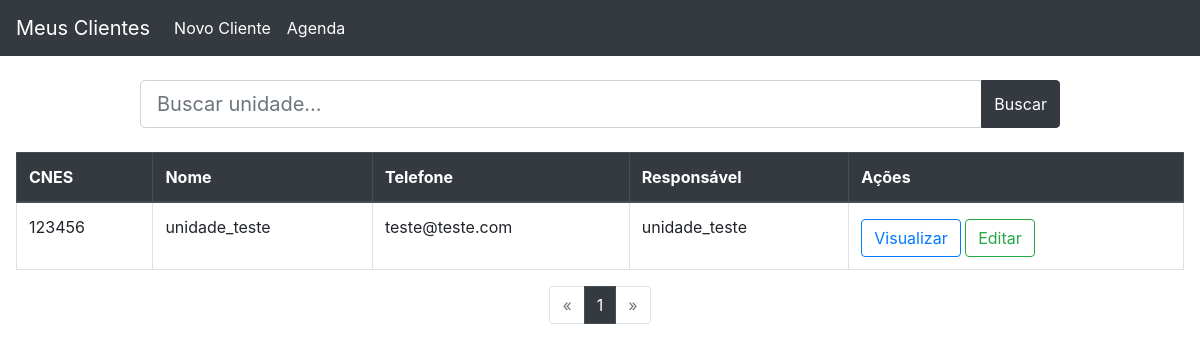
The page /unidade/listar_unidade on the database its author committed.
### unidade_saude/models.py (models this page shows, shortened)
class UnidadeSaude(models.Model):
    tipo_unidade = [
        ('Upa', 'Upa'),
        ('Ubs', 'Ubs'),
        ('Hospital', 'Hospital'),
        ('Maternidade', 'Maternidade'),
    ]
    uni_cnes = models.CharField('CNES', max_length=250)
    uni_nome = models.CharField('Nome', max_length=250)
    uni_cnpj = BRCNPJField('CNPJ')
    uni_endereco = models.CharField('Endereço', max_length=250)
    uni_num_casa = models.CharField('Número', max_length=250)
    uni_bairro = models.CharField('Bairro', max_length=250)
    uni_cidade = models.CharField('Cidade', max_length=250)
    uni_uf = BRStateField('UF')
    uni_cep = BRPostalCodeField('CEP')
    uni_email = models.EmailField('Email')
    uni_tipo = models.CharField('Tipo', max_length=50, choices=tipo_unidade)
    class Meta:
        db_table = 'unidade_saude'
        ordering = ('uni_cnes',)
        verbose_name = 'unidade_saude'
        verbose_name_plural = 'unidade_saude'

### unidade_saude/views.py (the view)
# urls.py: path('listar_unidade', listar_unidade, name='listar_unidade'),
def listar_unidade(request):
    busca = request.GET.get('busca')
    if busca:
        unidades_list = UnidadeSaude.objects.filter(
            uni_nome__icontains=busca).order_by('uni_nome')
    else:
        unidades_list = UnidadeSaude.objects.all().order_by('uni_nome')
    paginacao = Paginator(unidades_list, 10)
    pagina = request.GET.get('page')
    unidades = paginacao.get_page(pagina)
    context = {
        'unidades': unidades
    }
    return render(request, 'unidade/listar_unidades.html', context)

### templates/unidade/listar_unidades.html (shortened to what this page needs)
{% extends "base.html" %}
{% block main %}
<div class="container" id="areabusca">
	<div class="row justify-content-center mb-4 mt-4">
		<div class="col-10">
			<form>
				<div class="input-group">
					<input type="text" class="form-control form-control-lg" name="busca" id="busca" type="text"
						placeholder="Buscar unidade..." value="{{ request.GET.busca }}">
					<div class="input-group-append">
						<button class="btn btn-dark" type="submit"> Buscar</button>
					</div>
				</div>
			</form>
		</div>
	</div>
</div>
<div class="table-responsive-md">
	<table class="table table-hover table-bordered">
		<thead class="thead-dark">
			<tr>
				<th scope="col">CNES</th>
				<th scope="col">Nome</th>
				<th scope="col">Telefone</th>
				<th scope="col">Responsável</th>
				<th scope="col">Ações</th>
			</tr>
		</thead>
		<tbody>
			{% for unidade in unidades %}
			<tr>
				<td>{{ unidade.uni_cnes }} </th>
				<td>{{ unidade.uni_nome }} </th>
				<td>{{ unidade.uni_email }} </td>
				<td>{{ unidade.uni_nome }} </td>
				<td>
					<a href=" {% url "visualizar_unidade" unidade.pk %}" class="btn btn-outline-primary mt-1" >  Visualizar </a>
					<a href="{% url "editar_unidade" unidade.id %} " class="btn btn-outline-success mt-1">  Editar </a>
				</td>
			</tr>
			{% endfor %}
		</tbody>
	</table>
</div>
<nav>
	<ul class="pagination justify-content-center">
		{% if unidades.has_previous %}
		<li class="page-item">
			<a class="page-link"
				href="?page={{ unidades.previous_page_number }}{% if request.GET.busca %}&busca={{ request.GET.busca }}{% endif %}"
				aria-label="Anterior">
				<span aria-hidden="true">&laquo;</span>
			</a>
		</li>
		{% else %}
		<li class="page-item disabled">
			<a class="page-link" aria-label="Anterior">
				<span aria-hidden="true">&laquo;</span>
			</a>
		</li>
		{% endif %}
		{% for num in unidades.paginator.page_range %}
		{% if unidades.number == num %}
		<li class="page-item active"><a class="page-link" href="#">{{ num }}</a></li>
		{% else %}
		<li class="page-item"><a class="page-link"
				href="?page={{ num }}{% if request.GET.busca %}&busca={{ request.GET.busca }}{% endif %}">{{ num }}</a>
		</li>
		{% endif %}
		{% endfor %}
		{% if criancas.has_next %}
		<li class="page-item">
			<a class="page-link"
				href="?page={{ criancas.next_page_number }}{% if request.GET.busca %}&busca={{ request.GET.busca }}{% endif %}"
				aria-label="Next">
				<span aria-hidden="true">&raquo;</span>
			</a>
		</li>
		{% else %}
		<li class="page-item disabled">
			<a class="page-link" aria-label="Next">
				<span aria-hidden="true">&raquo;</span>
			</a>
		</li>
		{% endif %}
	</ul>
</nav>
{% endblock main %}

### static/css/style.css (style rules this page uses)
html, body { height: 100%; }
.pagination > li > a { background-color: white; color: #343a40; }
.pagination > .active > a { color: white; background-color: #343a40 !Important;; border-color: #454d55 !Important;; }

### rows shown on the page
UnidadeSaude: uni_cnes "123456", uni_nome "unidade_teste", uni_email "teste@teste.com"

### other values the page prints
{{ num }} "1"
